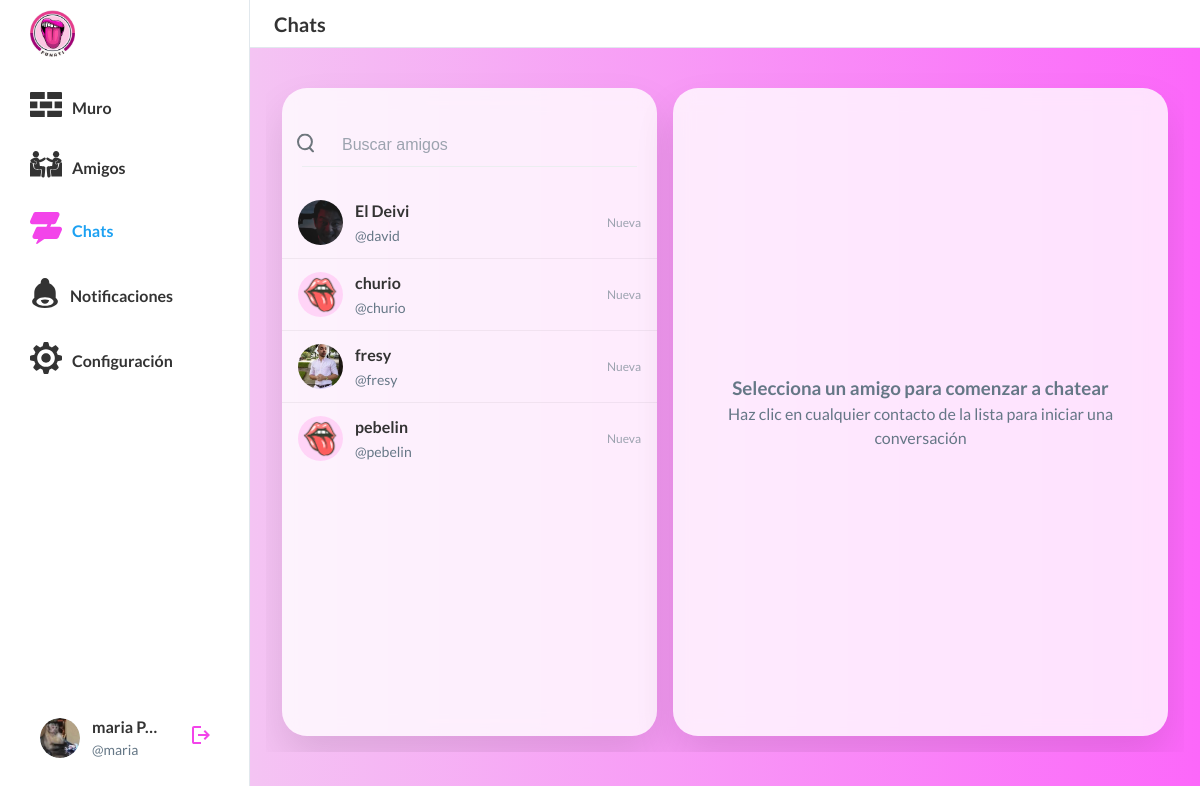
The page /chats/ (signed in) on the database its author committed.
### funATIAPP/models.py (models this page shows, shortened)
class Profile(models.Model):
    user = models.OneToOneField(User, on_delete=models.CASCADE, related_name='profile')
    avatar = models.ImageField(upload_to='avatars/', blank=True, null=True)
    biography = models.TextField(blank=True, null=True)
    birth_date = models.DateField(blank=True, null=True)
    favorite_color = models.CharField(max_length=50, blank=True, null=True)
    favorite_games = models.CharField(max_length=200, blank=True, null=True)
    national_id = models.CharField(max_length=20, blank=True, null=True)
    favorite_books = models.CharField(max_length=200, blank=True, null=True)
    favorite_music = models.CharField(max_length=200, blank=True, null=True)
    programming_languages = models.CharField(max_length=200, blank=True, null=True)
    friends = models.ManyToManyField('self', symmetrical=True, blank=True)
    following = models.ManyToManyField('self', symmetrical=False, blank=True, related_name='followers')

### funATIAPP/views.py (the view)
# urls.py: path('chats/', views.chats_view, name='chats'),
@login_required
def chats_view(request):
    profile = request.user.profile
    friends = profile.friends.all()
    search_query = request.GET.get('search', '')
    if search_query:
        friends = friends.filter(
            Q(user__username__icontains=search_query) |
            Q(user__first_name__icontains=search_query) |
            Q(user__last_name__icontains=search_query)
        )
    friends_with_messages = []
    for friend in friends:
        last_message = Message.objects.filter(
            Q(sender=request.user, receiver=friend.user) |
            Q(sender=friend.user, receiver=request.user)
        ).first()
        friends_with_messages.append({
            'friend': friend,
            'last_message': last_message
        })
    return render(request, 'chats-main.html', {
        'friends_with_messages': friends_with_messages,
        'search_query': search_query,
    })

### funATIAPP/context_processors.py (called while the page is built)
def user_settings(request):
    if request.user.is_authenticated:
        settings = UserSettings.get_user_settings(request.user)
        return {
            'user_settings': settings
        }
    return {
        'user_settings': None
    }

### funATIAPP/models.py (called while the page is built)
    @classmethod
    def get_user_settings(cls, user):
        settings, created = cls.objects.get_or_create(user=user)
        return settings

### funATIAPP/templates/chats-main.html (shortened to what this page needs)
{% extends 'base.html' %}
{% load static %}
{% load i18n %}
{% block page_title %}Chats{% endblock %}
{% block extra_css %}
<link rel="stylesheet" href="{% static 'css/chats.css' %}">
{% endblock %}
{% block content %}
<div class="flex-wrapper">
    <div class="container">
        <div class="search-container">
            <div class="search-icon">
            </div>
            <input type="text" class="search-bar" placeholder="{% trans 'Buscar amigos' %}" id="search-friends" value="{{ search_query }}">
        </div>
        <ul class="contacts-list" id="contacts-list">
            {% if friends_with_messages %}
                {% for item in friends_with_messages %}
                <li class="contact-item" data-friend-id="{{ item.friend.id }}" onclick="loadChat({{ item.friend.id }})">
                    {% if item.friend.avatar %}
                        <img src="{{ item.friend.avatar.url }}" alt="{{ item.friend.user.username }}" class="profile-pic">
                    {% else %}
                        <img src="{% static 'assets/user-placeholder.png' %}" alt="{{ item.friend.user.username }}" class="profile-pic">
                    {% endif %}
                    <div class="contact-info">
                        <div class="contact-name">{{ item.friend.user.first_name|default:item.friend.user.username }}</div>
                        <div class="contact-username">@{{ item.friend.user.username }}</div>
                    </div>
                    <div class="contact-meta">
                        {% if item.last_message %}
                            <div class="contact-date">{{ item.last_message.timestamp|date:"M d" }}</div>
                            {% if item.last_message.sender != user and not item.last_message.is_read %}
                                <div class="notification-badge">1</div>
                            {% else %}
                                <div class="status-indicator checkmark"></div>
                            {% endif %}
                        {% else %}
                            <div class="contact-date">{% trans "Nueva" %}</div>
                        {% endif %}
                    </div>
                </li>
                {% endfor %}
            {% endif %}
        </ul>
    </div>
    <div class="chat">
        <div class="chat-container" id="chat-container">
            <div class="chat-placeholder" id="chat-placeholder">
                <div>
                    <h3>{% trans "Selecciona un amigo para comenzar a chatear" %}</h3>
                    <p>{% trans "Haz clic en cualquier contacto de la lista para iniciar una conversación" %}</p>
                </div>
            </div>
        </div>
    </div>
</div>
{% endblock %}

### funATIAPP/templates/menu-main.html (shortened to what this page needs)
{% load static %}
{% load i18n %}
<nav class="sidebar">
      <div class="sidebar-logo">
        <a href="{% url 'funATIAPP:muro' %}">
          <img src="{% static 'assets/logo.png' %}" alt="FunATI" width="45px" height="auto">
        </a>
      </div>
      <div class="sidebar-nav">
        <a href="{% url 'funATIAPP:muro' %}" class="menu-item {% if request.resolver_match.url_name == 'muro' or request.resolver_match.url_name == 'app' %}active{% endif %}">
          <span class="icon-sidebar">
          </span>
          <span>{% trans "Muro" %}</span>
        </a>
        <a href="{% url 'funATIAPP:friends' %}" class="menu-item {% if request.resolver_match.url_name == 'friends' %}active{% endif %}">
                     <span class="icon-sidebar">
           </span>
          <span>{% trans "Amigos" %}</span>
        </a>
        <a href="{% url 'funATIAPP:chats' %}" class="menu-item {% if request.resolver_match.url_name == 'chats' or request.resolver_match.url_name == 'chat_room' %}active{% endif %}">
                     <span class="icon-sidebar">
           </span>
          <span>{% trans "Chats" %}</span>
        </a>
        <a href="{% url 'funATIAPP:notifications' %}" class="menu-item {% if request.resolver_match.url_name == 'notifications' %}active{% endif %}">
                     <span class="icon-sidebar">
           </span>
          <span>{% trans "Notificaciones" %}</span>
        </a>
        <a href="{% url 'funATIAPP:settings' %}" class="menu-item {% if request.resolver_match.url_name == 'settings' or request.resolver_match.url_name == 'edit_profile' %}active{% endif %}">
                     <span class="icon-sidebar">
           </span>
          <span>{% trans "Configuración" %}</span>
        </a>
      </div>
      <div class="sidebar-footer">
        {% if user.is_authenticated %}
        <a href="{% url 'funATIAPP:profile' %}" class="profile-btn">
          <span class="sidebar-avatar">
            {% if user.profile.avatar %}
              <img src="{{ user.profile.avatar.url }}" alt="{% trans 'Avatar' %}" class="sidebar-avatar-img" />
            {% else %}
              <img src="{% static 'assets/user-placeholder.png' %}" alt="{% trans 'Avatar' %}" class="sidebar-avatar-img" />
            {% endif %}
          </span>
          <span class="user-info user-info2">
            <span class="user-name">
              {% if user.first_name or user.last_name %}
                {{ user.first_name }} {{ user.last_name }}
              {% else %}
                {{ user.username }}
              {% endif %}
            </span>
            <span class="user-username">@{{ user.username }}</span>
          </span>
        </a>
        {% endif %}
        <a href="{% url 'funATIAPP:logout' %}" class="logout-btn" title="{% trans 'Cerrar sesión' %}">
          <span>
            <svg
              xmlns="http://www.w3.org/2000/svg"
              height="24px"
              viewBox="0 -960 960 960"
              width="24px"
              fill="#F344EA"
            >
              <path
                d="M200-120q-33 0-56.5-23.5T120-200v-560q0-33 23.5-56.5T200-840h280v80H200v560h280v80H200Zm440-160-55-58 102-102H360v-80h327L585-622l55-58 200 200-200 200Z"
              />
            </svg>
          </span>
        </a>
    </div>
</nav>

### funATIAPP/static/css/styles.css (style rules this page uses)
:root { --primary-color: #f344ea; --text-color: #333; --light-gray: #f5f5f5; --border-color: #e1e8ed; --font-main: "Lato", -apple-system, BlinkMacSystemFont, "Segoe UI", Roboto, Helvetica, Arial, sans-serif; --sidebar-width: 250px; --bg-primary: white; --bg-sidebar: white; --bg-topbar: white; --bg-container: rgba(255, 255, 255, 0.8); --text-primary: #333; --text-secondary: #657786; --border-light: #e1e8ed; }
* { margin: 0; padding: 0; box-sizing: border-box; }
body { font-family: var(--font-main); color: var(--text-primary); line-height: 1.5; background-color: var(--bg-primary); display: grid; grid-template-columns: var(--sidebar-width) 1fr; height: 100vh; overflow: hidden; }
.container { width: 100%; background: var(--bg-container); border-radius: 25px; padding: 20px; box-shadow: 0 20px 40px rgba(0, 0, 0, 0.1); backdrop-filter: blur(10px); }
.flex-wrapper { display: flex; padding: 1rem; }
.sidebar { position: relative; height: 100vh; width: var(--sidebar-width); padding: 20px; padding-top: 10px; border-right: 1px solid var(--border-light); background-color: var(--bg-sidebar); display: flex; flex-direction: column; overflow-y: auto; }
.sidebar-logo { font-size: 24px; font-weight: bold; margin-bottom: 16px; padding-left: 10px; }
.sidebar-nav { display: flex; flex-direction: column; flex-grow: 1; overflow-y: auto; gap: 8px; }
.sidebar-nav a { display: flex; align-items: center; gap: 10px; padding: 10px; border-radius: 20px; text-decoration: none; color: var(--text-primary); font-weight: bold; transition: all 0.2s; }
.sidebar-nav a.active { color: #1DA1F2; }
.sidebar-nav a.active .icon-sidebar svg { fill: var(--primary-color); }
.sidebar-footer { margin-top: auto; padding: 12px 8px; display: flex; align-items: center; gap: 8px; width: 100%; box-sizing: border-box; }
.profile-btn { display: flex; align-items: center; gap: 12px; flex: 1; min-width: 0; padding: 8px 12px; border-radius: 20px; text-decoration: none; color: var(--text-primary); transition: background-color 0.2s; }
.sidebar-avatar { width: 40px; height: 40px; border-radius: 50%; background-color: #e1e8ed; flex-shrink: 0; display: block; }
.user-info { display: flex; flex-direction: column; flex: 1; min-width: 0; overflow: hidden; }
.user-name { font-weight: bold; white-space: nowrap; overflow: hidden; text-overflow: ellipsis; }
.user-username { color: var(--text-secondary); font-size: 14px; white-space: nowrap; overflow: hidden; text-overflow: ellipsis; }
.logout-btn { background: none; border: none; cursor: pointer; padding: 8px; border-radius: 50%; transition: background-color 0.2s; flex-shrink: 0; }

### funATIAPP/templates/menu-main.html (style rules this page uses)
.sidebar-avatar-img { width: 40px; height: 40px; border-radius: 50%; object-fit: cover; }
.sidebar-avatar { display: flex; align-items: center; justify-content: center; width: 40px; height: 40px; border-radius: 50%; background-color: #e1e8ed; overflow: hidden; }
.sidebar .sidebar-nav .menu-item { color: var(--text-primary) !important; }
.sidebar .sidebar-nav .menu-item.active { color: #1DA1F2 !important; }
.sidebar .sidebar-nav .menu-item.active .icon-sidebar { color: #F344EA !important; }
.logout-btn { display: flex; align-items: center; justify-content: center; width: 40px; height: 40px; border-radius: 50%; text-decoration: none; background: none; border: none; cursor: pointer; transition: background-color 0.2s ease; }

### rows shown on the page
Profile: friend.avatar (picture), friend.user.first_name "El Deivi", friend.user.username "david"
Profile: friend.user.first_name "churio", friend.user.username "churio"
Profile: friend.avatar (picture), friend.user.first_name "fresy", friend.user.username "fresy"
Profile: friend.user.first_name "pebelin", friend.user.username "pebelin"

### other values the page prints
{{ user.first_name }} "maria"
{{ user.last_name }} "P…"
{{ user.username }} "maria"
